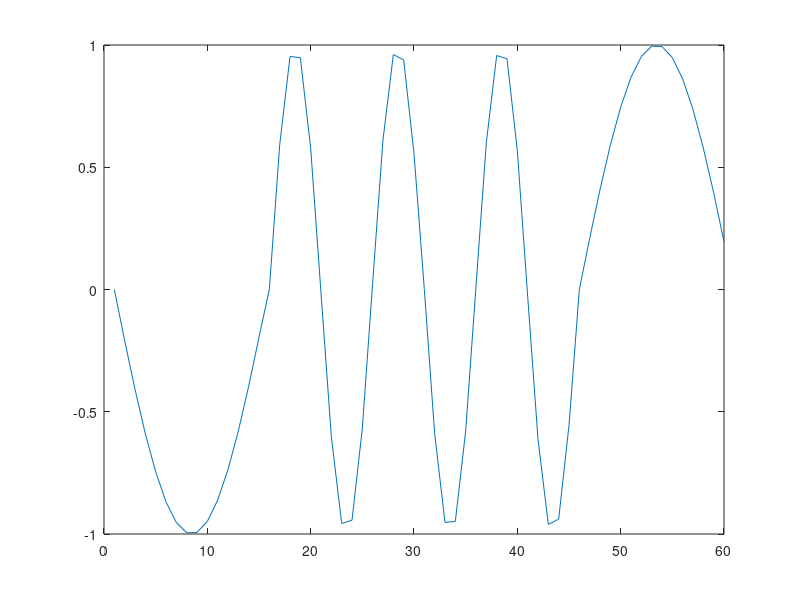

The MATLAB script that drew this image: (Note: this script raises an error after producing the figure.)
%% *COMPGV19: Assignment 6*
%
% Marta Betcke and Kiko Rul·lan
%

%%
% *Exercise 3*
% Minimise the surface given by the boundary conditions using Algorithm 7.1

close all;
clear variables;

newton_ls = true;
bfgs = true;
sr1 = true;

%==============================
% Initialisation
%==============================
% Dimensions
q = 14; % dimension of interior square
n = q+2; % dimension of square with boundary
% Boundary
s = linspace(0,1-1/n,n-1);
leftBoundary   = sin(pi*s+pi);   % left boundary
rightBoundary  = sin(3*pi*s+pi); % right boundary
topBoundary    = sin(3*pi*s);    % top boundary
bottomBoundary = sin(pi*s);      % bottom boundary
bndFun = [leftBoundary topBoundary rightBoundary bottomBoundary];
figure, plot(bndFun);
% Indicies of the boundary nodes in counter clockwise order
bndInd = [1:q+2, (1:q)*(q+2) + ones(1,q)*(q+2), (q+1)*(q+2) + (q+2:-1:1), (q:-1:1)*(q+2) + ones(1,q)];
boundaryM = zeros(q+2,q+2);
boundaryM(bndInd(:)) = bndFun;
% Initialise surface to zero
x0 = zeros(q*q, 1);

%==============================
% Assign function handlers
%==============================
delta = 1e-2; % for computing numerical gradient
F.f = @(x) surfaceFunc_vector(x, boundaryM, q);   % Function handler
F.df = @(x) surfaceGrad(x, boundaryM, q, delta);  % Gradient handler
F.d2f = @(x) surfaceHess(x, boundaryM, q, delta); % Hessian handler

%==============================
% LS-Newton-CG
%==============================
% YOUR CODE HERE
% Parameters
maxIter = 200;
tol = 1e-5; % Stopping tolerance on relative step length between iterations

% Line search parameters
alpha0 = 1;

% Strong Wolfe LS
lsOpts_LS.c1 = 1e-4;
lsOpts_LS.c2 = 0.5; % 0.1 Good for Newton, 0.9 - good for steepest descent, 0.5 compromise.
lsFunS = @(x_k, p_k, alpha0) lineSearch(F, x_k, p_k, alpha0, lsOpts_LS);
lsFun = lsFunS;

if newton_ls
    tic
    % Minimisation with Newton, Steepest descent and BFGS line search methods
    [xLS_NCG, fLS_NCG, nIterLS_NCG, infoLS_NCG] = descentLineSearch(F, 'newton-cg',...
        lsFun, alpha0, x0, tol, maxIter);
    newton_time = toc;
end

%==============================
% BFGS
%==============================
% YOUR CODE HERE
if bfgs
    tic
    % Minimisation with Newton, Steepest descent and BFGS line search methods
    [xLS_BFGS, fLS_BFGS, nIterLS_BFGS, infoLS_BFGS] = descentLineSearch(F, 'bfgs',...
        lsFun, alpha0, x0, tol, maxIter);
    bfgs_time = toc;
end

%==============================
% TR-SR1
%==============================
% YOUR CODE HERE
debug = 0; % Debugging parameter will switch on step by step visualisation of
%quadratic model and various step options

% Trust region parameters
eta = 0.1;  % Step acceptance relative progress threshold
Delta = 1; % Trust region radius
if sr1
    tic
    Fsr1 = rmfield(F,'d2f');
    % Minimisation with 2d subspace and dogleg trust region methods
    [xTR_SR1, fTR_SR1, nIterTR_SR1, infoTR_SR1] = trustRegionLS(Fsr1, x0, ...
        @solverCM2dSubspaceExtLS, Delta, eta, tol, maxIter, debug);
    sr1_time = toc;
end

%==============================
% Visualize convergence
%==============================
X = 0:1/(q+1):1;
Y = 0:1/(q+1):1;

% SUBSTITUTE INFO_EXAMPLE by the corresponding info structure from LS-Newton-CG, BFGS, TR-SR1 obtained in the minimisation.
if newton_ls
info_example.xs = infoLS_NCG.xs;
visualizeSurface(info_example, X, Y, boundaryM, 'final');
disp(['Newton-LS time taken: ',newton_time])
end
if bfgs
info_example.xs = infoLS_BFGS.xs;
visualizeSurface(info_example, X, Y, boundaryM, 'final');
disp(['BFGS time taken: ',bfgs_time])
end
if sr1
info_example.xs = infoTR_SR1.xs;
visualizeSurface(info_example, X, Y, boundaryM, 'final');
disp(['SR1 time taken: ',sr1_time])
end



